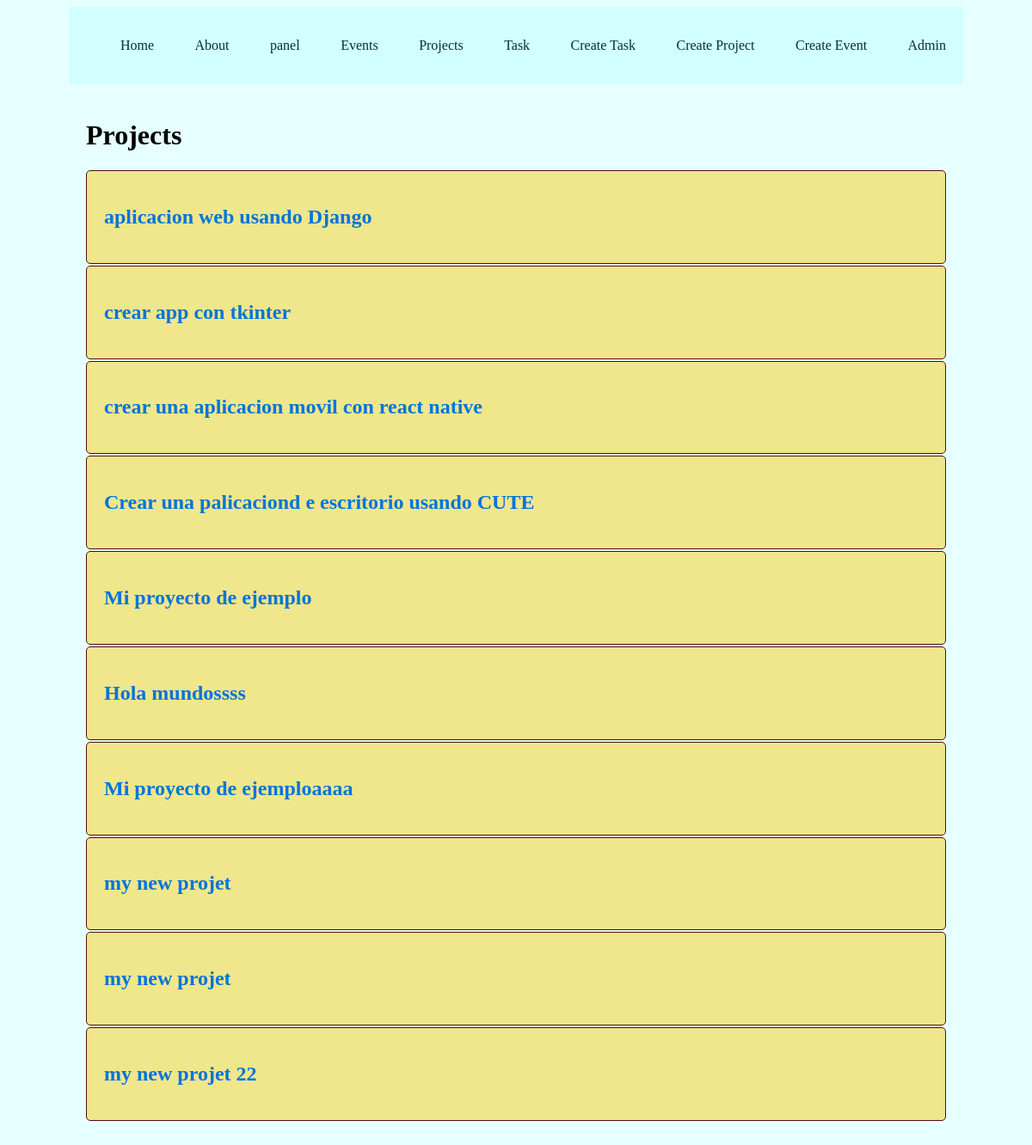
/projects/, run on the app's committed database.
### eventos/models.py (models this page shows, shortened)
class Project(models.Model):
    name = models.CharField(max_length=200)

### eventos/views.py (the view)
# urls.py: path('projects/', views.projects, name="projects"),
def projects(request):
    projects = Project.objects.all()
    return render(request, "projects/projects.html",{
        'projects':projects
    })

### eventos/templates/Projects/projects.html
{% extends 'layouts/base.html' %}
{% block content %}
<h1>Projects</h1>
{% for project in projects %}
<article class="card">
    <a href="{% url 'project_detail' project.id %}">
        <h1>{{project.name}}</h1>
    </a>
</article>
{% endfor %}
{% endblock %}

### eventos/templates/layouts/base.html (shortened to what this page needs)
{% load static %}
<!DOCTYPE html>
<html lang="en">
<head>
    <link rel="stylesheet" type='text/css', href="{% static 'css/main.css' %}"/>
</head>
<body>
    <nav class="navbar container">
        <ul>
            <li>
                <a href="{% url 'index' %}">Home</a>
            </li>
            <li>
                <a href="{% url 'about' %}">About</a>
            </li>
            <li>
                <a href="{% url 'panel' %}">panel</a>
            </li>
            <li>
                <a href="{% url 'events' %}">Events</a>
            </li>
            <li>
                <a href="{% url 'projects' %}">Projects</a>
            </li>
            <li>
                <a href="{% url 'tasks' %}">Task</a>
            </li>
            <li>
                <a href="{% url 'create_task' %}">Create Task</a>
            </li>
            <li>
                <a href="{% url 'create_project' %}">Create Project</a>
            </li>
            <li>
                <a href="{% url 'create_event' %}">Create Event</a>
            </li>
            <li>
                <a href="{% url 'admin' %}">Admin</a>
            </li>
        </ul>
    </nav>
    <main class="container">
        {% block content %}
        {% endblock %}
    </main>
</body>
</html>

### static/css/main.css (style rules this page uses)
body { background:rgba(230, 255, 255) ; color: rgb(25, 0, 0,); }
.navbar { background: rgb(210, 255, 255) ; padding: 10px 0; }
.navbar ul { display: flex; justify-content: space-between; }
.navbar ul li { list-style:none ; }
.navbar ul li a { color: rgb(0, 50, 50); text-decoration: none; }
.container { max-width: 1000px; margin: 0 auto; padding: 20px 20px; }
.card { color : rgb(0, 50, 50); background: khaki; border: 1px solid #4d0d0d; padding: 20px; border-radius: 5px; margin-bottom: 2px; }
a { text-decoration: none; color: #0074D9; transition: color 0.3s; }

### data on the page
Project: name "aplicacion web usando Django"
Project: name "crear app con tkinter"
Project: name "crear una aplicacion movil con react native"
Project: name "Crear una palicaciond e escritorio usando CUTE"
Project: name "Mi proyecto de ejemplo"
Project: name "Hola mundossss"
Project: name "Mi proyecto de ejemploaaaa"
Project: name "my new projet"
Project: name "my new projet"
Project: name "my new projet 22"
